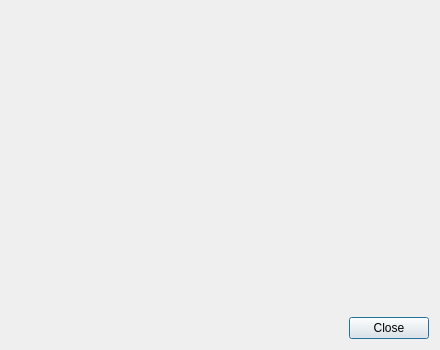
<?xml version="1.0" encoding="UTF-8"?>
<ui version="4.0">
 <class>AboutDialog</class>
 <widget class="QDialog" name="AboutDialog">
  <property name="geometry">
   <rect>
    <x>0</x>
    <y>0</y>
    <width>440</width>
    <height>350</height>
   </rect>
  </property>
  <property name="windowTitle">
   <string>About Compass</string>
  </property>
  <layout class="QVBoxLayout" name="verticalLayout">
   <property name="spacing">
    <number>0</number>
   </property>
   <item>
    <widget class="QLabel" name="label">
     <property name="alignment">
      <set>Qt::AlignCenter</set>
     </property>
    </widget>
   </item>
   <item>
    <widget class="QLabel" name="textLabel">
     <property name="sizePolicy">
      <sizepolicy hsizetype="Preferred" vsizetype="Expanding">
       <horstretch>0</horstretch>
       <verstretch>0</verstretch>
      </sizepolicy>
     </property>
     <property name="alignment">
      <set>Qt::AlignCenter</set>
     </property>
     <property name="wordWrap">
      <bool>true</bool>
     </property>
     <property name="openExternalLinks">
      <bool>true</bool>
     </property>
     <property name="textInteractionFlags">
      <set>Qt::LinksAccessibleByMouse|Qt::TextSelectableByMouse</set>
     </property>
    </widget>
   </item>
   <item>
    <widget class="QDialogButtonBox" name="buttonBox">
     <property name="orientation">
      <enum>Qt::Horizontal</enum>
     </property>
     <property name="standardButtons">
      <set>QDialogButtonBox::Close</set>
     </property>
    </widget>
   </item>
  </layout>
 </widget>
 <resources/>
 <connections>
  <connection>
   <sender>buttonBox</sender>
   <signal>accepted()</signal>
   <receiver>AboutDialog</receiver>
   <slot>accept()</slot>
   <hints>
    <hint type="sourcelabel">
     <x>248</x>
     <y>254</y>
    </hint>
    <hint type="destinationlabel">
     <x>157</x>
     <y>274</y>
    </hint>
   </hints>
  </connection>
  <connection>
   <sender>buttonBox</sender>
   <signal>rejected()</signal>
   <receiver>AboutDialog</receiver>
   <slot>reject()</slot>
   <hints>
    <hint type="sourcelabel">
     <x>316</x>
     <y>260</y>
    </hint>
    <hint type="destinationlabel">
     <x>286</x>
     <y>274</y>
    </hint>
   </hints>
  </connection>
 </connections>
</ui>
